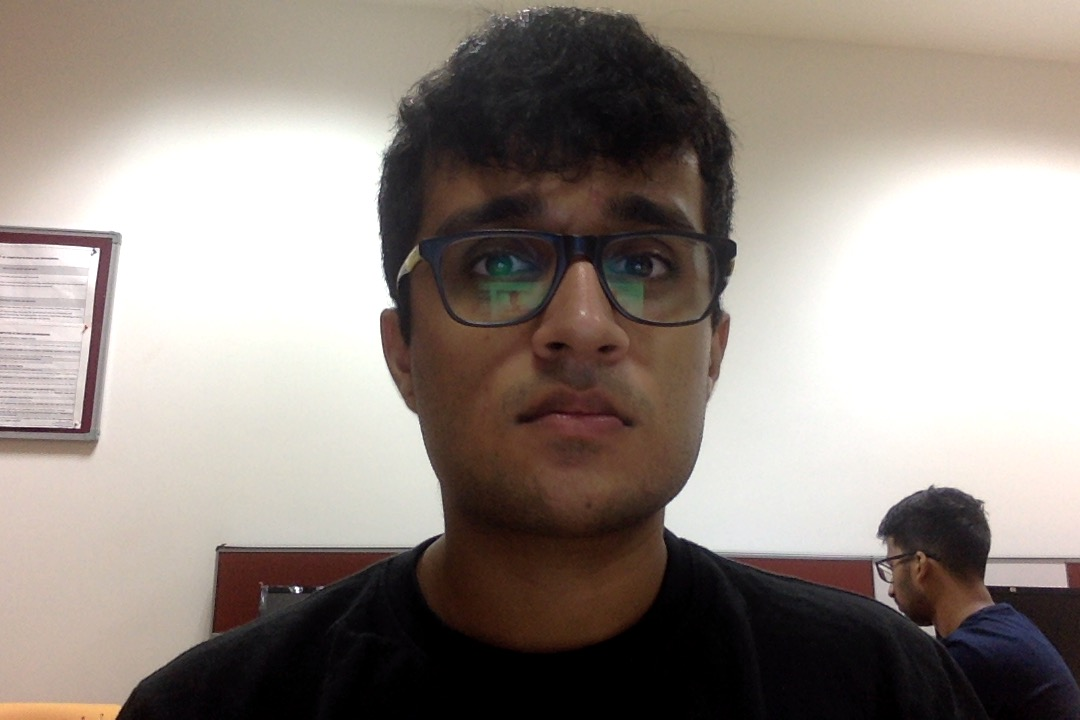
%> input picture Image Processing/me.jpg, 1080 x 720 px
$ octave faceDetectionandCounting.m   (GNU Octave 9; MATLAB toolbox functions it lacks are replaced by stand-ins)
%> lines starting %> are read from the running program, lines starting %| are printed output that depends on the picture; in (x1, y1, x2, y2) boxes, pixels count from 0 and x2, y2 are one past the last pixel; in counts of white or black regions, pixels touching at a corner belong together; the program's own positions count from 1
clear all; close all; clc;

% Read an input image
A = imread('me.jpg');
%> A is the input picture: size 720x1080x3 uint8; mean R, G, B 148.3, 138.6, 131.7

% Create a cascade detector object
faceDetector = vision.CascadeObjectDetector();

% Perform face detection on the input image to get bounding boxes
bbox = step(faceDetector, A);
%> bbox = [380 111 395 395]

% Draw the returned bounding box around the detected face
B = insertObjectAnnotation(A, 'rectangle', bbox, 'Face');
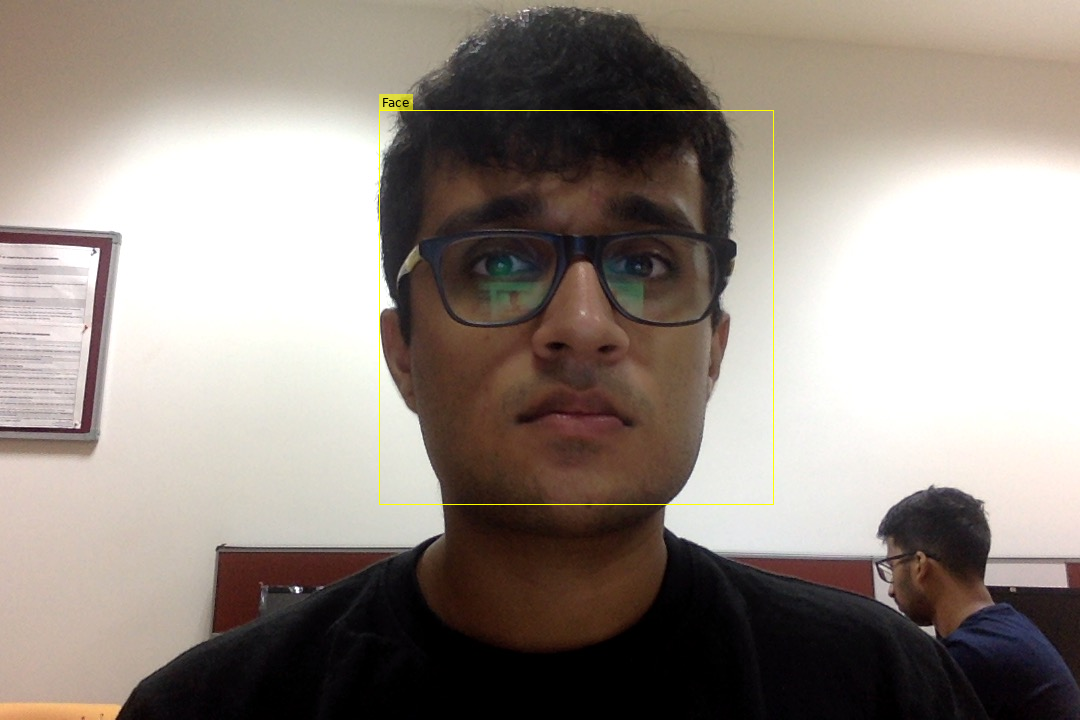
%> B: size 720x1080x3 uint8; 0.27% of pixels changed, all inside (x1, y1, x2, y2) = (379, 94, 774, 505)
figure, imshow(B), title('Detected faces');

% Print number of detected faces
str = num2str(size(bbox, 1));
%> str = '1'
str = strcat('Number of detected faces = ', str);
%> str = 'Number of detected faces =1'
disp(str);
%| Number of detected faces =1
